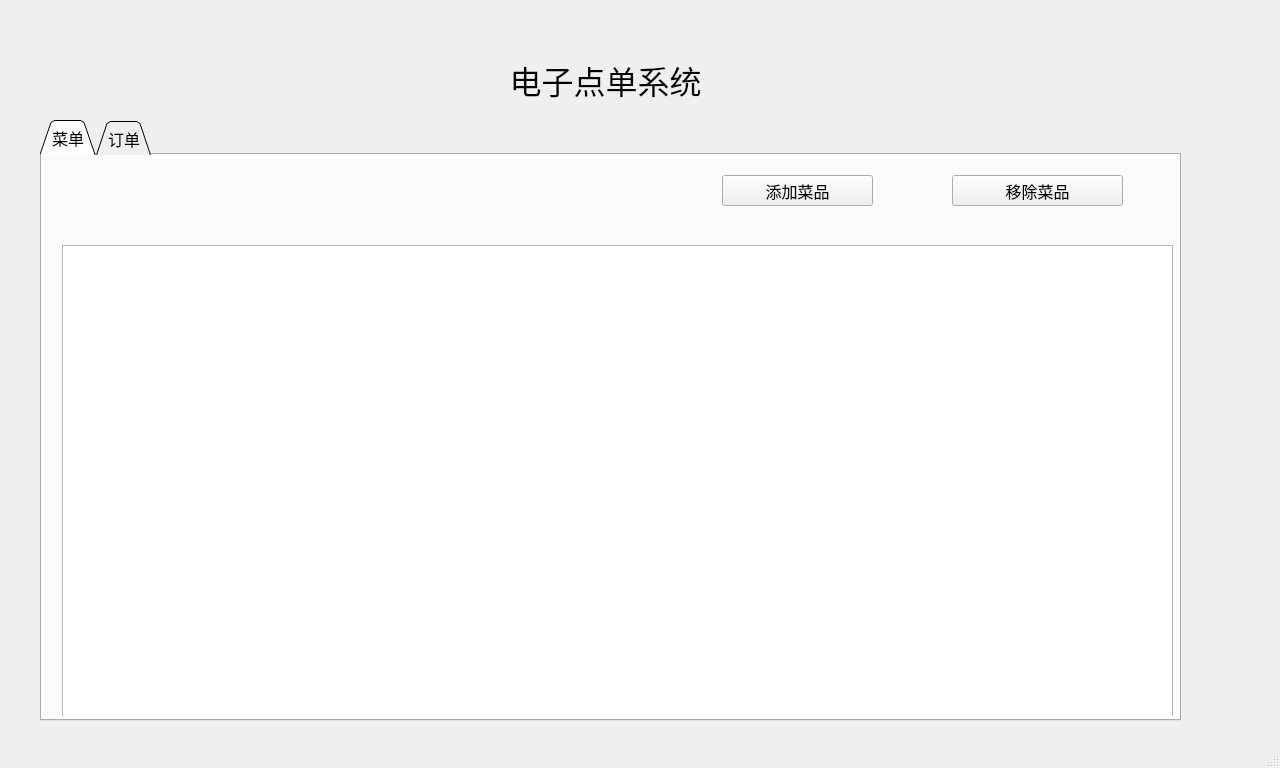
<?xml version="1.0" encoding="UTF-8"?>
<ui version="4.0">
 <class>MainWindow</class>
 <widget class="QMainWindow" name="MainWindow">
  <property name="geometry">
   <rect>
    <x>0</x>
    <y>0</y>
    <width>1280</width>
    <height>768</height>
   </rect>
  </property>
  <property name="minimumSize">
   <size>
    <width>1280</width>
    <height>768</height>
   </size>
  </property>
  <property name="maximumSize">
   <size>
    <width>1280</width>
    <height>768</height>
   </size>
  </property>
  <property name="windowTitle">
   <string>Electronic Menu</string>
  </property>
  <widget class="QWidget" name="centralwidget">
   <widget class="QTabWidget" name="tabWidget">
    <property name="geometry">
     <rect>
      <x>40</x>
      <y>120</y>
      <width>1141</width>
      <height>601</height>
     </rect>
    </property>
    <property name="font">
     <font>
      <family>微软雅黑</family>
      <pointsize>12</pointsize>
     </font>
    </property>
    <property name="autoFillBackground">
     <bool>false</bool>
    </property>
    <property name="tabShape">
     <enum>QTabWidget::Triangular</enum>
    </property>
    <property name="currentIndex">
     <number>0</number>
    </property>
    <widget class="QWidget" name="menu_tab">
     <attribute name="title">
      <string>菜单</string>
     </attribute>
     <widget class="QWidget" name="widget" native="true">
      <property name="geometry">
       <rect>
        <x>0</x>
        <y>80</y>
        <width>1131</width>
        <height>481</height>
       </rect>
      </property>
      <widget class="QTableWidget" name="infoTab">
       <property name="geometry">
        <rect>
         <x>20</x>
         <y>10</y>
         <width>1111</width>
         <height>511</height>
        </rect>
       </property>
       <property name="minimumSize">
        <size>
         <width>0</width>
         <height>511</height>
        </size>
       </property>
       <property name="rowCount">
        <number>0</number>
       </property>
       <property name="columnCount">
        <number>8</number>
       </property>
       <attribute name="horizontalHeaderVisible">
        <bool>false</bool>
       </attribute>
       <attribute name="horizontalHeaderCascadingSectionResizes">
        <bool>true</bool>
       </attribute>
       <attribute name="horizontalHeaderMinimumSectionSize">
        <number>40</number>
       </attribute>
       <attribute name="horizontalHeaderDefaultSectionSize">
        <number>150</number>
       </attribute>
       <attribute name="verticalHeaderVisible">
        <bool>false</bool>
       </attribute>
       <attribute name="verticalHeaderCascadingSectionResizes">
        <bool>true</bool>
       </attribute>
       <attribute name="verticalHeaderMinimumSectionSize">
        <number>29</number>
       </attribute>
       <attribute name="verticalHeaderDefaultSectionSize">
        <number>29</number>
       </attribute>
       <column>
        <property name="text">
         <string>菜品ID</string>
        </property>
       </column>
       <column>
        <property name="text">
         <string>菜品图片</string>
        </property>
       </column>
       <column>
        <property name="text">
         <string>菜品名字</string>
        </property>
       </column>
       <column>
        <property name="text">
         <string>菜品价格</string>
        </property>
       </column>
       <column>
        <property name="text">
         <string>菜品描述</string>
        </property>
       </column>
       <column>
        <property name="text">
         <string>菜品状态</string>
        </property>
       </column>
       <column>
        <property name="text">
         <string>修改菜品</string>
        </property>
       </column>
       <column>
        <property name="text">
         <string>是否删除</string>
        </property>
       </column>
      </widget>
     </widget>
     <widget class="QPushButton" name="add_button">
      <property name="geometry">
       <rect>
        <x>680</x>
        <y>20</y>
        <width>151</width>
        <height>31</height>
       </rect>
      </property>
      <property name="text">
       <string>添加菜品</string>
      </property>
     </widget>
     <widget class="QPushButton" name="remove_button">
      <property name="geometry">
       <rect>
        <x>910</x>
        <y>20</y>
        <width>171</width>
        <height>31</height>
       </rect>
      </property>
      <property name="text">
       <string>移除菜品</string>
      </property>
     </widget>
    </widget>
    <widget class="QWidget" name="order_tab">
     <attribute name="title">
      <string>订单</string>
     </attribute>
     <widget class="QWidget" name="widget_2" native="true">
      <property name="geometry">
       <rect>
        <x>10</x>
        <y>80</y>
        <width>1111</width>
        <height>501</height>
       </rect>
      </property>
      <widget class="QTableWidget" name="order_visual">
       <property name="geometry">
        <rect>
         <x>0</x>
         <y>0</y>
         <width>1111</width>
         <height>481</height>
        </rect>
       </property>
       <property name="showGrid">
        <bool>true</bool>
       </property>
       <property name="columnCount">
        <number>6</number>
       </property>
       <attribute name="horizontalHeaderDefaultSectionSize">
        <number>160</number>
       </attribute>
       <attribute name="verticalHeaderVisible">
        <bool>false</bool>
       </attribute>
       <column/>
       <column/>
       <column/>
       <column/>
       <column/>
       <column/>
      </widget>
     </widget>
     <widget class="QPushButton" name="new_order">
      <property name="geometry">
       <rect>
        <x>830</x>
        <y>20</y>
        <width>111</width>
        <height>31</height>
       </rect>
      </property>
      <property name="text">
       <string>创建订单</string>
      </property>
     </widget>
     <widget class="QPushButton" name="modify_order">
      <property name="geometry">
       <rect>
        <x>970</x>
        <y>20</y>
        <width>111</width>
        <height>31</height>
       </rect>
      </property>
      <property name="text">
       <string>修改订单</string>
      </property>
     </widget>
    </widget>
   </widget>
   <widget class="QLabel" name="label">
    <property name="geometry">
     <rect>
      <x>470</x>
      <y>50</y>
      <width>271</width>
      <height>61</height>
     </rect>
    </property>
    <property name="font">
     <font>
      <family>微软雅黑</family>
      <pointsize>24</pointsize>
      <weight>50</weight>
      <bold>false</bold>
     </font>
    </property>
    <property name="text">
     <string>&lt;html&gt;&lt;head/&gt;&lt;body&gt;&lt;p&gt;电子点单系统&lt;/p&gt;&lt;/body&gt;&lt;/html&gt;</string>
    </property>
    <property name="alignment">
     <set>Qt::AlignCenter</set>
    </property>
   </widget>
  </widget>
  <widget class="QMenuBar" name="menubar">
   <property name="geometry">
    <rect>
     <x>0</x>
     <y>0</y>
     <width>1280</width>
     <height>26</height>
    </rect>
   </property>
  </widget>
  <widget class="QStatusBar" name="statusbar"/>
 </widget>
 <resources/>
 <connections/>
</ui>
